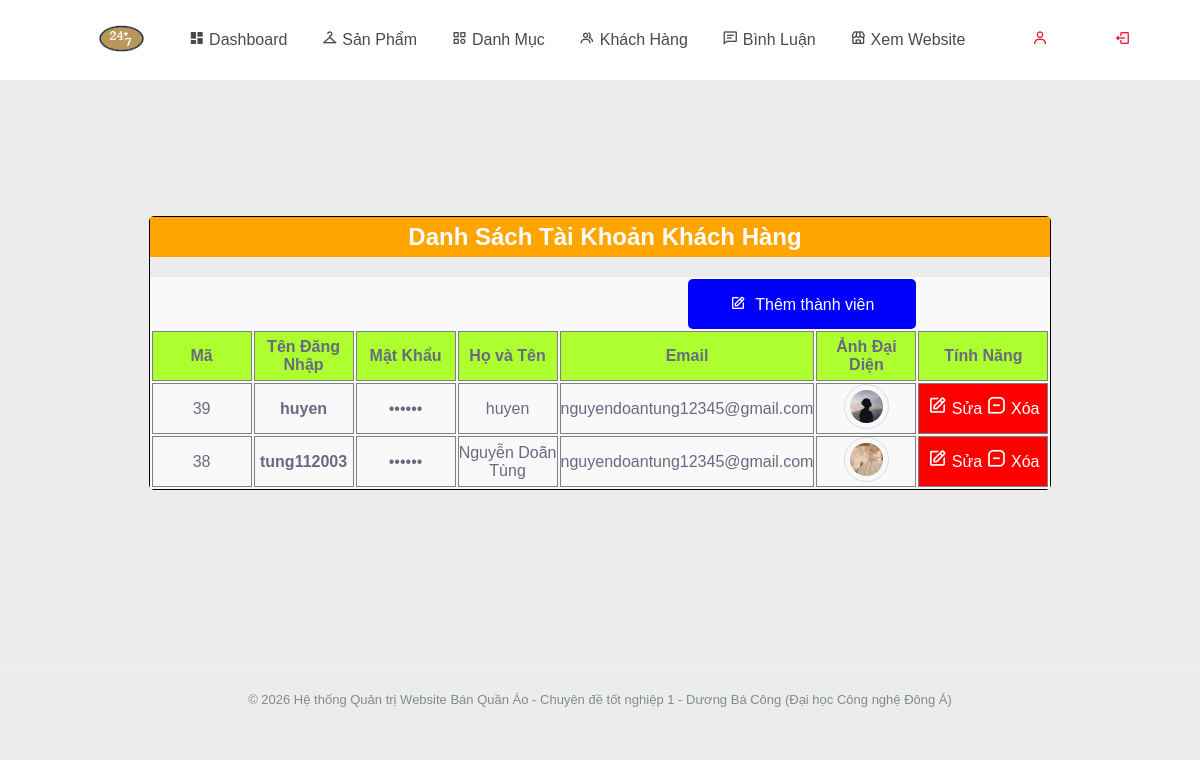
Screenshot of /controller/indexAdmin.php?act=admin (signed in) with the database file from the repository.
### tables this page shows
CREATE TABLE `user` (
  `id` int(11) NOT NULL AUTO_INCREMENT,
  `username` varchar(255) NOT NULL,
  `password` varchar(255) NOT NULL,
  `name` varchar(225) NOT NULL,
  `email` varchar(255) NOT NULL,
  `avata` varchar(225) NOT NULL,
  PRIMARY KEY (`id`)
);

### model/config.php (called while the page is built, shortened)
<?php
  function pdo_con(){
    $http_host = $_SERVER['HTTP_HOST'] ?? '';
    $is_infinityfree = (strpos($http_host, 'infinityfree') !== false || strpos($http_host, 'epizy.com') !== false);
    if ($is_infinityfree) {
      $servername = "sql302.infinityfree.com";
      $username = "if0_43184606";
      $password = "8gZKYLk9Rk6UBlL";
      $dbname = "if0_43184606_duan1";
      $port = 3306;
      $db_candidates = [$dbname];
    } else {
      $servername = "127.0.0.1";
      $username = "root";
      $password = "";
      $port = 3306;
      $db_candidates = ['duanmau', 'duan1'];
    }
    foreach ($db_candidates as $try_db) {
      try {
        $conn = new PDO("mysql:host=$servername;port=$port;dbname=$try_db;charset=utf8", $username, $password, [
          PDO::ATTR_ERRMODE => PDO::ERRMODE_EXCEPTION,
          PDO::ATTR_TIMEOUT => 2
        ]);
        $cached_conn = $conn;
        return $cached_conn;
      } catch (PDOException $e) {
      }
    }
    return null;
  }
  function pdo_query($sql){
    $sql_args = array_slice(func_get_args(), 1);
    $conn = pdo_con();
    try {
      $stmt = $conn->prepare($sql);
      $stmt->execute($sql_args);
      $rows = $stmt->fetchAll();
      return $rows ? $rows : [];
    } catch (PDOException $e) {
      throw $e;
    }
  }
?>

### model/user.php (called while the page is built, shortened)
<?php
function show_user(){
    $sql = "SELECT * FROM user ORDER BY id DESC";
    return pdo_query($sql);
}
?>

### viewAdmin/admin.php (the view, shortened to what this page needs)
<div class="main">
    <main>
        <h2 style="text-align: center; margin-bottom: 20px;">Danh Sách Tài Khoản Khách Hàng</h2>
        <table>
            <tr>
                <td class="an" colspan="6"></td>
                <td class="them" colspan="2">
                    <a href="../controller/indexAdmin.php?act=themuser"><i class="bx bx-edit" style="margin-right: 5px;"></i> Thêm thành viên</a>
                </td>
            </tr>
            <tr>
                <th style="width: 50px;">Mã</th>
                <th>Tên Đăng Nhập</th>
                <th>Mật Khẩu</th>
                <th colspan="2">Họ và Tên</th>
                <th colspan="2">Email</th>
                <th>Ảnh Đại Diện</th>
                <th style="width: 130px;">Tính Năng</th>
            </tr>
            <?php
            $query = show_user();
            foreach ($query as $row) {
                $id = $row['id'];
                $username = $row['username'];
                $name = $row['name'];
                $email = $row['email'];
                $avata = !empty($row['avata']) ? $row['avata'] : 'iconUser.png';
                $dellink = "../controller/indexAdmin.php?act=admin&id=" . $id;
                echo '
                <tr>
                    <td>' . $id . '</td>
                    <td style="font-weight: 600;">' . htmlspecialchars($username) . '</td>
                    <td>••••••</td>
                    <td colspan="2">' . htmlspecialchars($name) . '</td>
                    <td colspan="2">' . htmlspecialchars($email) . '</td>
                    <td><img src="../view/images/' . htmlspecialchars($avata) . '" alt="" style="width: 45px; height: 45px; object-fit: cover; border-radius: 50%; border: 1px solid #ddd;"></td>
                    <td class="ad">
                        <a href="../controller/indexAdmin.php?act=suauser&id=' . $id . '" title="Sửa"><i class="bx bx-edit"></i> Sửa</a>
                        <a onclick="return confirm(\'Bạn có chắc chắn muốn xóa tài khoản ' . htmlspecialchars($username) . '?\')" href="' . $dellink . '" title="Xóa"><i class="bx bx-message-square-minus"></i> Xóa</a>
                    </td>
                </tr>
                ';
            }
            ?>
        </table>
    </main>
</div>

### view/css/admin.css (style rules this page uses)
* { box-sizing: border-box; margin: 0; padding: 0; @import url('https://fonts.googleapis.com/css2?family=Quicksand:wght@300;400&display=swap'); text-decoration: none; font-family: 'Quicksand', sans-serif !important; }
.main { display: flex; margin-top: 10%; margin-bottom: 10%; }
main { margin-top: 100px; margin-left: 50px; border: 1px solid black; border-radius: 5px; margin: auto; }
main h2 { padding-left: 10px; background: orange; color: white; height: 40px; line-height: 40px; }
main table { margin: auto; background: #f9f9f9; }
main th { border: 1px solid gray; height: 50px; text-align: center; background: greenyellow; }
main td { border: 1px solid gray; text-align: center; width: 100px; height: 50px; }
main img { height: 100px; object-fit: cover; }
main .ad { background: red; line-height: 30px; height: 30px; width: 80px; }
main .ad i { font-size: 20px; }
main .them { width: 100px; background: blue; height: 40px; border-radius: 5px; border: none; }
main a { text-decoration: none; color: white; }
main .an { border: none; }
main tr td img { width: 130px; height: 130px; object-fit: cover; padding: 5px; }

### view/css/index.css (style rules this page uses)
* { box-sizing: border-box; margin: 0; padding: 0; @import url('https://fonts.googleapis.com/css2?family=Quicksand:wght@300;400&display=swap'); text-decoration: none }
body { font-family: 'Quicksand', sans-serif; font-size: 16px; color: #676a81; background: #ececec; max-width: 1920px; margin: 0 auto; overflow-x: hidden; }
a { text-decoration: none; color: black; }

### rows the page displays
user: id "39", username "huyen", name "huyen", email "nguyendoantung12345@gmail.com", avata (picture)
user: id "38", username "tung112003", name "Nguyễn Doãn Tùng", email "nguyendoantung12345@gmail.com", avata (picture)
